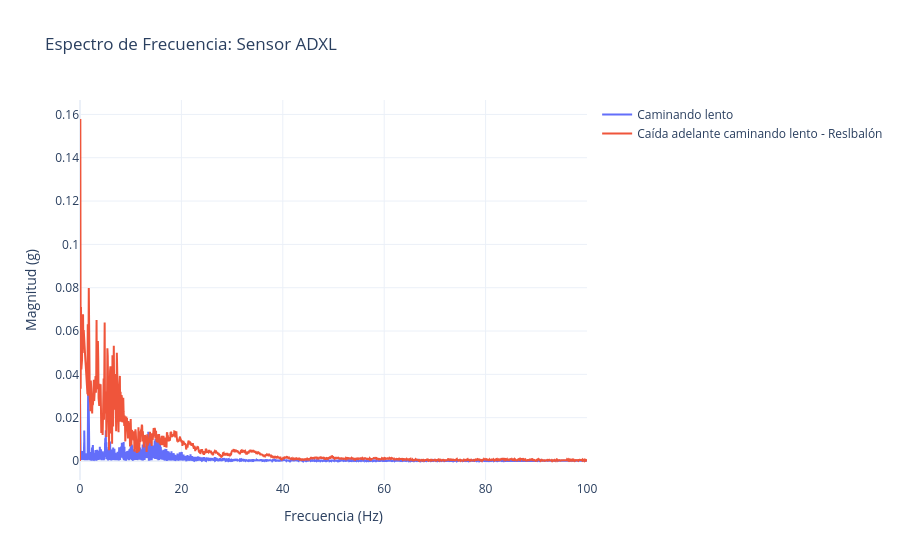

The cell this chart's notebook holds for it:
### Markdown cell above
##### Persona caminando lento VS Resbalón Caminando lento (En Frecuencia)

### Code cell
df_D01_SA01_R01 = importar_y_limpiar("D01_SA01_R01", magnitud=True)
df_F01_SA01_R04 = importar_y_limpiar("F01_SA01_R04", magnitud=True)


dicc = {
    "df_D01_SA01_R01": "Caminando lento",
    "df_F01_SA01_R04": "Caída adelante caminando lento - Reslbalón"
}

graficar_serie_frecuencia([df_D01_SA01_R01, df_F01_SA01_R04], 'ADXL', leyendas=dicc)

### Figure 1 — Plotly figure (JSON) as saved in the notebook; plotly's stock layout.template omitted (floating-point values rounded to 4 significant figures; data arrays with more than 128 entries replaced by an {"elided": "..."} marker saying what was removed)
{"data": [{"line": {"width": 2}, "mode": "lines", "name": "Caminando lento", "type": "scatter", "x": {"elided": "10000 float values"}, "y": {"elided": "10000 float values"}}, {"line": {"width": 2}, "mode": "lines", "name": "Caída adelante caminando lento - Reslbalón", "type": "scatter", "x": {"elided": "1501 float values"}, "y": {"elided": "1501 float values"}}], "layout": {"hovermode": "x unified", "title": {"text": "Espectro de Frecuencia: Sensor ADXL"}, "xaxis": {"title": {"text": "Frecuencia (Hz)"}}, "yaxis": {"title": {"text": "Magnitud (g)"}}}}
